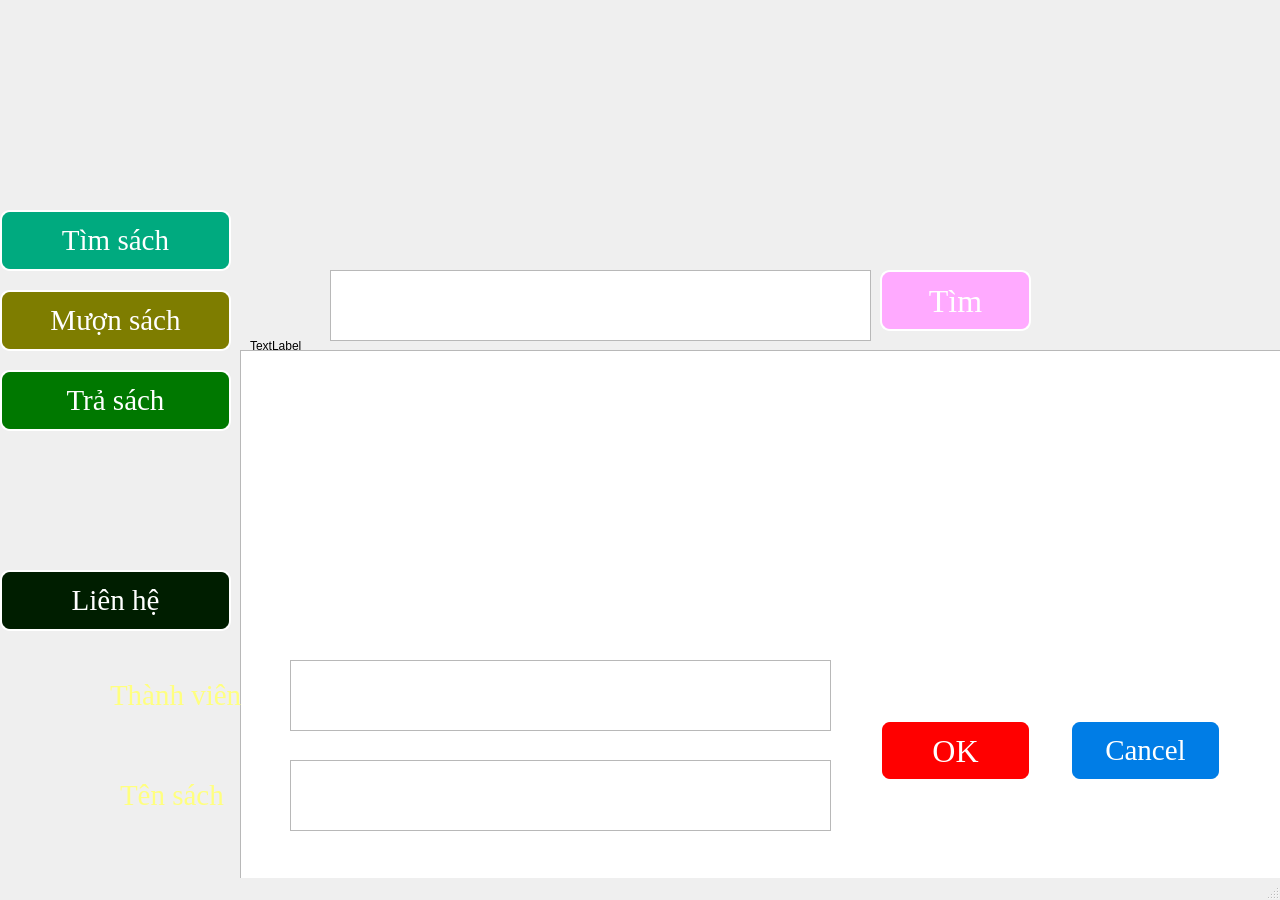
<?xml version="1.0" encoding="UTF-8"?>
<ui version="4.0">
 <class>MainWindow</class>
 <widget class="QMainWindow" name="MainWindow">
  <property name="geometry">
   <rect>
    <x>0</x>
    <y>0</y>
    <width>1280</width>
    <height>900</height>
   </rect>
  </property>
  <property name="maximumSize">
   <size>
    <width>1280</width>
    <height>900</height>
   </size>
  </property>
  <property name="windowTitle">
   <string>MainWindow</string>
  </property>
  <widget class="QWidget" name="centralwidget">
   <widget class="QLabel" name="camera_label">
    <property name="geometry">
     <rect>
      <x>250</x>
      <y>70</y>
      <width>771</width>
      <height>551</height>
     </rect>
    </property>
    <property name="text">
     <string>TextLabel</string>
    </property>
   </widget>
   <widget class="QTextEdit" name="tv_text">
    <property name="geometry">
     <rect>
      <x>290</x>
      <y>660</y>
      <width>541</width>
      <height>71</height>
     </rect>
    </property>
    <property name="font">
     <font>
      <family>Times New Roman</family>
      <pointsize>24</pointsize>
     </font>
    </property>
    <property name="readOnly">
     <bool>true</bool>
    </property>
   </widget>
   <widget class="QTextEdit" name="book_text">
    <property name="geometry">
     <rect>
      <x>290</x>
      <y>760</y>
      <width>541</width>
      <height>71</height>
     </rect>
    </property>
    <property name="font">
     <font>
      <family>Times New Roman</family>
      <pointsize>24</pointsize>
     </font>
    </property>
    <property name="readOnly">
     <bool>true</bool>
    </property>
   </widget>
   <widget class="QLabel" name="tv_label">
    <property name="geometry">
     <rect>
      <x>110</x>
      <y>670</y>
      <width>171</width>
      <height>51</height>
     </rect>
    </property>
    <property name="font">
     <font>
      <family>Times New Roman</family>
      <pointsize>22</pointsize>
      <weight>50</weight>
      <bold>false</bold>
     </font>
    </property>
    <property name="text">
     <string>&lt;html&gt;&lt;head/&gt;&lt;body&gt;&lt;p&gt;&lt;span style=&quot; color:#ffff7f;&quot;&gt;Thành viên&lt;/span&gt;&lt;/p&gt;&lt;/body&gt;&lt;/html&gt;</string>
    </property>
   </widget>
   <widget class="QLabel" name="book_label">
    <property name="geometry">
     <rect>
      <x>120</x>
      <y>770</y>
      <width>131</width>
      <height>51</height>
     </rect>
    </property>
    <property name="font">
     <font>
      <family>Times New Roman</family>
      <pointsize>22</pointsize>
     </font>
    </property>
    <property name="text">
     <string>&lt;html&gt;&lt;head/&gt;&lt;body&gt;&lt;p&gt;&lt;span style=&quot; color:#ffff7f;&quot;&gt;Tên sách&lt;/span&gt;&lt;/p&gt;&lt;/body&gt;&lt;/html&gt;</string>
    </property>
   </widget>
   <widget class="QLabel" name="brg_label">
    <property name="geometry">
     <rect>
      <x>0</x>
      <y>10</y>
      <width>1591</width>
      <height>881</height>
     </rect>
    </property>
    <property name="autoFillBackground">
     <bool>false</bool>
    </property>
    <property name="text">
     <string/>
    </property>
    <property name="pixmap">
     <pixmap>image/bgr.jpg</pixmap>
    </property>
    <property name="scaledContents">
     <bool>true</bool>
    </property>
   </widget>
   <widget class="QTableView" name="search_table">
    <property name="geometry">
     <rect>
      <x>240</x>
      <y>350</y>
      <width>1041</width>
      <height>531</height>
     </rect>
    </property>
   </widget>
   <widget class="QPushButton" name="btn_search_lv1">
    <property name="geometry">
     <rect>
      <x>0</x>
      <y>210</y>
      <width>231</width>
      <height>61</height>
     </rect>
    </property>
    <property name="font">
     <font>
      <family>Times New Roman</family>
      <pointsize>22</pointsize>
     </font>
    </property>
    <property name="styleSheet">
     <string notr="true">QPushButton{
	background-color:rgb(0, 170, 127);
	color: white;
	border-style: outset;
	border-width: 2px;
	border-radius: 10px;
	border-color: white;
}

QPushButton::pressed{
    background-color: rgb(224,224,0);
    border-style: inset;
}</string>
    </property>
    <property name="text">
     <string>Tìm sách</string>
    </property>
   </widget>
   <widget class="QPushButton" name="btn_brw_lv1">
    <property name="geometry">
     <rect>
      <x>0</x>
      <y>290</y>
      <width>231</width>
      <height>61</height>
     </rect>
    </property>
    <property name="font">
     <font>
      <family>Times New Roman</family>
      <pointsize>22</pointsize>
     </font>
    </property>
    <property name="styleSheet">
     <string notr="true">QPushButton{
	background-color:rgb(126, 125, 0);
	color: white;
	border-style: outset;
	border-width: 2px;
	border-radius: 10px;
	border-color: white;
}

QPushButton::pressed{
    background-color: rgb(224,000,0);
    border-style: inset;
}</string>
    </property>
    <property name="text">
     <string>Mượn sách</string>
    </property>
   </widget>
   <widget class="QPushButton" name="btn_muon_ok">
    <property name="geometry">
     <rect>
      <x>880</x>
      <y>720</y>
      <width>151</width>
      <height>61</height>
     </rect>
    </property>
    <property name="font">
     <font>
      <family>Times New Roman</family>
      <pointsize>24</pointsize>
     </font>
    </property>
    <property name="styleSheet">
     <string notr="true">QPushButton{
	background-color:rgb(255, 0, 0);
	color: white;
	border-style: outset;
	border-width: 2px;
	border-radius: 10px;
	border-color: white;
}

QPushButton::pressed{
    background-color: rgb(224,000,0);
    border-style: inset;
}</string>
    </property>
    <property name="text">
     <string>OK</string>
    </property>
   </widget>
   <widget class="QPushButton" name="btn_muon_cancel">
    <property name="geometry">
     <rect>
      <x>1070</x>
      <y>720</y>
      <width>151</width>
      <height>61</height>
     </rect>
    </property>
    <property name="font">
     <font>
      <family>Times New Roman</family>
      <pointsize>22</pointsize>
     </font>
    </property>
    <property name="styleSheet">
     <string notr="true">QPushButton{
	background-color:rgb(0, 125, 230);
	color: white;
	border-style: outset;
	border-width: 2px;
	border-radius: 10px;
	border-color: white;
}

QPushButton::pressed{
    background-color: rgb(224,000,0);
    border-style: inset;
}</string>
    </property>
    <property name="text">
     <string>Cancel</string>
    </property>
   </widget>
   <widget class="QPushButton" name="btn_ret_lv1">
    <property name="geometry">
     <rect>
      <x>0</x>
      <y>370</y>
      <width>231</width>
      <height>61</height>
     </rect>
    </property>
    <property name="font">
     <font>
      <family>Times New Roman</family>
      <pointsize>22</pointsize>
     </font>
    </property>
    <property name="styleSheet">
     <string notr="true">QPushButton{
	background-color:rgb(0, 120, 0);
	color: white;
	border-style: outset;
	border-width: 2px;
	border-radius: 10px;
	border-color: white;
}

QPushButton::pressed{
    background-color: rgb(224,000,0);
    border-style: inset;
}</string>
    </property>
    <property name="text">
     <string>Trả sách</string>
    </property>
   </widget>
   <widget class="QPushButton" name="btn_contact">
    <property name="geometry">
     <rect>
      <x>0</x>
      <y>570</y>
      <width>231</width>
      <height>61</height>
     </rect>
    </property>
    <property name="font">
     <font>
      <family>Times New Roman</family>
      <pointsize>22</pointsize>
     </font>
    </property>
    <property name="styleSheet">
     <string notr="true">QPushButton{
	background-color:rgb(0, 30, 0);
	color: white;
	border-style: outset;
	border-width: 2px;
	border-radius: 10px;
	border-color: white;
}

QPushButton::pressed{
    background-color: rgb(224,000,0);
    border-style: inset;
}</string>
    </property>
    <property name="text">
     <string>Liên hệ</string>
    </property>
   </widget>
   <widget class="QTextEdit" name="search_text">
    <property name="geometry">
     <rect>
      <x>330</x>
      <y>270</y>
      <width>541</width>
      <height>71</height>
     </rect>
    </property>
    <property name="font">
     <font>
      <family>Times New Roman</family>
      <pointsize>24</pointsize>
     </font>
    </property>
    <property name="readOnly">
     <bool>false</bool>
    </property>
   </widget>
   <widget class="QPushButton" name="btn_search">
    <property name="geometry">
     <rect>
      <x>880</x>
      <y>270</y>
      <width>151</width>
      <height>61</height>
     </rect>
    </property>
    <property name="font">
     <font>
      <family>Times New Roman</family>
      <pointsize>24</pointsize>
     </font>
    </property>
    <property name="styleSheet">
     <string notr="true">QPushButton{
	background-color:rgb(255, 170, 255);
	color: white;
	border-style: outset;
	border-width: 2px;
	border-radius: 10px;
	border-color: white;
}

QPushButton::pressed{
    background-color: rgb(224,000,0);
    border-style: inset;
}</string>
    </property>
    <property name="text">
     <string>Tìm</string>
    </property>
   </widget>
   <widget class="QLabel" name="label">
    <property name="geometry">
     <rect>
      <x>160</x>
      <y>30</y>
      <width>151</width>
      <height>141</height>
     </rect>
    </property>
    <property name="text">
     <string/>
    </property>
    <property name="pixmap">
     <pixmap>image/tbd_lib.png</pixmap>
    </property>
    <property name="scaledContents">
     <bool>true</bool>
    </property>
   </widget>
   <widget class="QLabel" name="label_2">
    <property name="geometry">
     <rect>
      <x>340</x>
      <y>40</y>
      <width>121</width>
      <height>121</height>
     </rect>
    </property>
    <property name="text">
     <string/>
    </property>
    <property name="pixmap">
     <pixmap>image/cntt.png</pixmap>
    </property>
    <property name="scaledContents">
     <bool>true</bool>
    </property>
   </widget>
   <widget class="QLabel" name="label_3">
    <property name="geometry">
     <rect>
      <x>40</x>
      <y>40</y>
      <width>121</width>
      <height>121</height>
     </rect>
    </property>
    <property name="text">
     <string/>
    </property>
    <property name="pixmap">
     <pixmap>image/tbd.png</pixmap>
    </property>
    <property name="scaledContents">
     <bool>true</bool>
    </property>
   </widget>
   <zorder>brg_label</zorder>
   <zorder>search_table</zorder>
   <zorder>btn_search_lv1</zorder>
   <zorder>btn_brw_lv1</zorder>
   <zorder>tv_text</zorder>
   <zorder>camera_label</zorder>
   <zorder>book_text</zorder>
   <zorder>book_label</zorder>
   <zorder>tv_label</zorder>
   <zorder>btn_muon_ok</zorder>
   <zorder>btn_muon_cancel</zorder>
   <zorder>btn_ret_lv1</zorder>
   <zorder>btn_contact</zorder>
   <zorder>search_text</zorder>
   <zorder>btn_search</zorder>
   <zorder>label</zorder>
   <zorder>label_2</zorder>
   <zorder>label_3</zorder>
  </widget>
  <widget class="QStatusBar" name="statusbar"/>
 </widget>
 <resources/>
 <connections/>
</ui>
